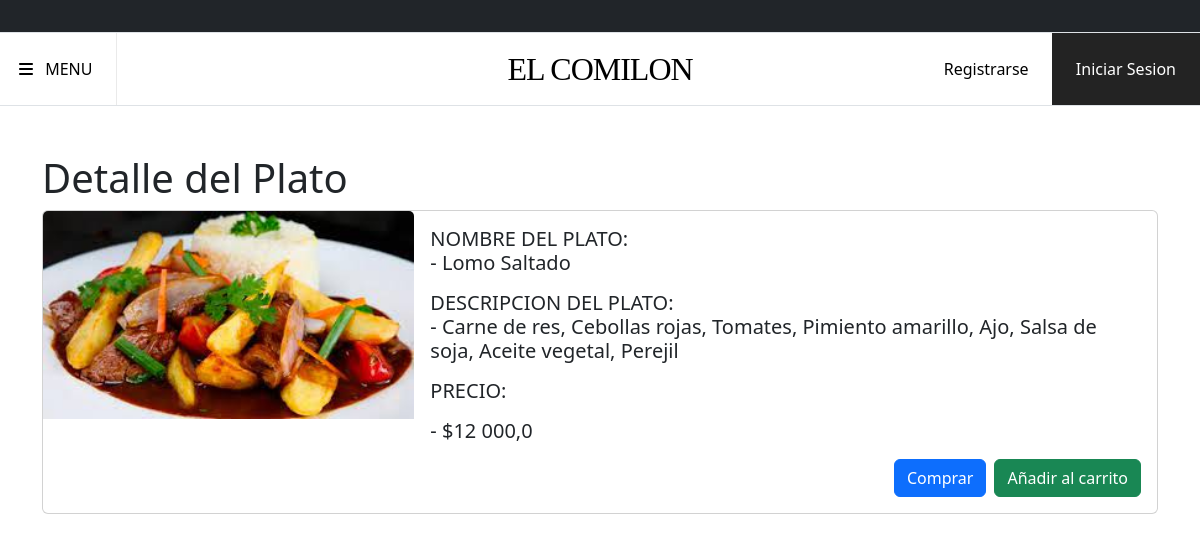
The app's page /detalle-producto/4 with its own data.
### core/models.py (models this page shows, shortened)
class Plato(models.Model):
    nombre = models.CharField(max_length=200)
    precio_venta = models.FloatField(validators=[MinValueValidator(1.0)])
    descripcion = models.TextField()
    categoria = models.CharField(choices=CATEGORIA_CHOISES, max_length=80)
    imagen_producto = models.ImageField(upload_to='imagenproducto')
    class Meta:
        verbose_name_plural = 'Platillo'

### core/views.py (the view)
# urls.py: path('detalle-producto/<int:pk>', views.VistaDetallePlato.as_view(), name='detalle-producto'),
class VistaDetallePlato(View):
    def get(self, request, pk):
        plato = Plato.objects.get(pk=pk)
        return render(request, 'core/detalle-producto.html', {'plato':plato})

### core/templates/core/detalle-producto.html (shortened to what this page needs)
{% extends 'core/base.html' %}
{% load static %}
{% load humanize %}
{% block contenido %}
<div class="container mt-5">
  <h1>Detalle del Plato</h1>
  <div class="card">
    <div class="row g-0">
      <div class="col-md-4">
        <img src="{{plato.imagen_producto.url}}" alt="Foto del Plato" class="card-img-top plato-img">
      </div>
      <div class="col-md-8">
        <div class="card-body">
          <h5 class="card-title">NOMBRE DEL PLATO: <p>- {{plato.nombre}}</p></h5>
          <h5 class="card-title">DESCRIPCION DEL PLATO: <p>- {{plato.descripcion}}</p></h5>
          <h5 class="card-title">PRECIO: </p>- ${{plato.precio_venta|intcomma}}</p></h5>
          <div class="d-flex justify-content-end">
            <button class="btn btn-primary me-2" type="button">Comprar</button>
            <button class="btn btn-success" type="button">Añadir al carrito</button>
          </div>
        </div>
      </div>
    </div>
  </div>
</div>
{% endblock contenido %}

### records on screen
Plato: imagen_producto (picture), nombre "Lomo Saltado", descripcion "Carne de res, Cebollas rojas, Tomates, Pimiento amarillo, Ajo, Salsa de soja, Aceite vegetal, Perejil", precio_venta "12 000,0"
